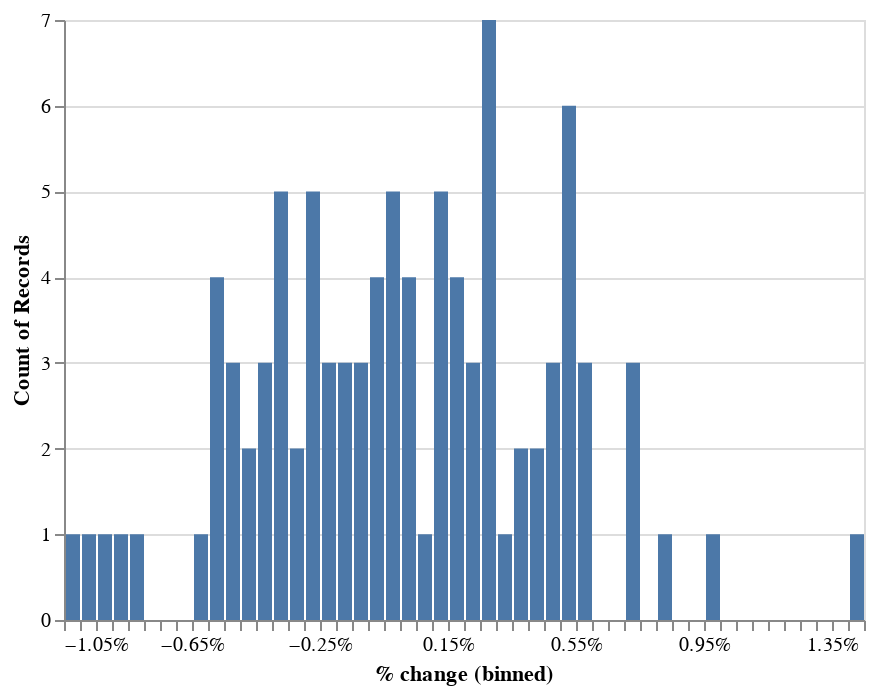

The notebook cell saved with this chart:
### Markdown cell above
Daily returns histogram.

### Code cell
returns_histogram(bt.balance)

### Figure 1 — Vega-Lite specification as saved in the notebook (floating-point values rounded to 4 significant figures)
{"config": {"view": {"continuousWidth": 400, "continuousHeight": 300}}, "data": {"name": "data-0bdbad4e1fbe03986452e1ce0139e2bd"}, "mark": "bar", "encoding": {"x": {"type": "quantitative", "axis": {"format": "%"}, "bin": {"maxbins": 100}, "field": "% change"}, "y": {"type": "quantitative", "aggregate": "count"}}, "$schema": "https://vega.github.io/schema/vega-lite/v4.0.2.json", "datasets": {"data-0bdbad4e1fbe03986452e1ce0139e2bd": [{"total capital": 1000000.0, "cash": 1000000.0, "VOO": null, "TUR": null, "RSX": null, "options qty": null, "calls capital": null, "puts capital": null, "stocks qty": null, "options capital": 0.0, "stocks capital": 0.0, "% change": null, "accumulated return": null}, {"total capital": 999000.0, "cash": 110100.0, "VOO": 199900.0, "TUR": 49990.0, "RSX": 250000.0, "options qty": 2.0, "calls capital": 389100.0, "puts capital": 0.0, "stocks qty": 16190.0, "options capital": 389100.0, "stocks capital": 499900.0, "% change": -0.00097, "accumulated return": 0.999}, {"total capital": 1004000.0, "cash": 110100.0, "VOO": 201100.0, "TUR": 50070.0, "RSX": 251600.0, "options qty": 2.0, "calls capital": 391400.0, "puts capital": 0.0, "stocks qty": 16190.0, "options capital": 391400.0, "stocks capital": 502700.0, "% change": 0.005203, "accumulated return": 1.004}, {"total capital": 1003000.0, "cash": 110100.0, "VOO": 200900.0, "TUR": 49870.0, "RSX": 250600.0, "options qty": 2.0, "calls capital": 391300.0, "puts capital": 0.0, "stocks qty": 16190.0, "options capital": 391300.0, "stocks capital": 501300.0, "% change": -0.001516, "accumulated return": 1.003}, {"total capital": 1003000.0, "cash": 110100.0, "VOO": 201700.0, "TUR": 49370.0, "RSX": 248800.0, "options qty": 2.0, "calls capital": 393200.0, "puts capital": 0.0, "stocks qty": 16190.0, "options capital": 393200.0, "stocks capital": 499900.0, "% change": 0.0004939, "accumulated return": 1.003}, {"total capital": 999600.0, "cash": 110100.0, "VOO": 201000.0, "TUR": 48740.0, "RSX": 247900.0, "options qty": 2.0, "calls capital": 391800.0, "puts capital": 0.0, "stocks qty": 16190.0, "options capital": 391800.0, "stocks capital": 497700.0, "% change": -0.003588, "accumulated return": 0.9996}, {"total capital": 998900.0, "cash": 110100.0, "VOO": 201000.0, "TUR": 47750.0, "RSX": 248400.0, "options qty": 2.0, "calls capital": 391600.0, "puts capital": 0.0, "stocks qty": 16190.0, "options capital": 391600.0, "stocks capital": 497100.0, "% change": -0.0007136, "accumulated return": 0.9989}, {"total capital": 1003000.0, "cash": 110100.0, "VOO": 201600.0, "TUR": 47690.0, "RSX": 251000.0, "options qty": 2.0, "calls capital": 393000.0, "puts capital": 0.0, "stocks qty": 16190.0, "options capital": 393000.0, "stocks capital": 500300.0, "% change": 0.004551, "accumulated return": 1.003}, {"total capital": 1005000.0, "cash": 110100.0, "VOO": 201100.0, "TUR": 50420.0, "RSX": 251000.0, "options qty": 2.0, "calls capital": 391800.0, "puts capital": 0.0, "stocks qty": 16190.0, "options capital": 391800.0, "stocks capital": 502600.0, "% change": 0.001069, "accumulated return": 1.005}, {"total capital": 1004000.0, "cash": 110100.0, "VOO": 201500.0, "TUR": 51840.0, "RSX": 248000.0, "options qty": 2.0, "calls capital": 392800.0, "puts capital": 0.0, "stocks qty": 16190.0, "options capital": 392800.0, "stocks capital": 501400.0, "% change": -0.0001726, "accumulated return": 1.004}, {"total capital": 999700.0, "cash": 110100.0, "VOO": 200800.0, "TUR": 51310.0, "RSX": 246100.0, "options qty": 2.0, "calls capital": 391400.0, "puts capital": 0.0, "stocks qty": 16190.0, "options capital": 391400.0, "stocks capital": 498200.0, "% change": -0.004626, "accumulated return": 0.9997}, {"total capital": 999600.0, "cash": 110100.0, "VOO": 201200.0, "TUR": 51200.0, "RSX": 244900.0, "options qty": 2.0, "calls capital": 392200.0, "puts capital": 0.0, "stocks qty": 16190.0, "options capital": 392200.0, "stocks capital": 497300.0, "% change": -4.232e-05, "accumulated return": 0.9996}, {"total capital": 994500.0, "cash": 110100.0, "VOO": 200600.0, "TUR": 50220.0, "RSX": 242800.0, "options qty": 2.0, "calls capital": 390800.0, "puts capital": 0.0, "stocks qty": 16190.0, "options capital": 390800.0, "stocks capital": 493600.0, "% change": -0.005107, "accumulated return": 0.9945}, {"total capital": 998600.0, "cash": 110100.0, "VOO": 201200.0, "TUR": 51550.0, "RSX": 243700.0, "options qty": 2.0, "calls capital": 392000.0, "puts capital": 0.0, "stocks qty": 16190.0, "options capital": 392000.0, "stocks capital": 496500.0, "% change": 0.004112, "accumulated return": 0.9986}, {"total capital": 999000.0, "cash": 110100.0, "VOO": 200800.0, "TUR": 52140.0, "RSX": 244800.0, "options qty": 2.0, "calls capital": 391200.0, "puts capital": 0.0, "stocks qty": 16190.0, "options capital": 391200.0, "stocks capital": 497700.0, "% change": 0.0004061, "accumulated return": 0.999}, {"total capital": 1006000.0, "cash": 110100.0, "VOO": 202000.0, "TUR": 52250.0, "RSX": 247800.0, "options qty": 2.0, "calls capital": 393900.0, "puts capital": 0.0, "stocks qty": 16190.0, "options capital": 393900.0, "stocks capital": 502100.0, "% change": 0.007061, "accumulated return": 1.006}, {"total capital": 1011000.0, "cash": 110100.0, "VOO": 203700.0, "TUR": 51080.0, "RSX": 248800.0, "options qty": 2.0, "calls capital": 397700.0, "puts capital": 0.0, "stocks qty": 16190.0, "options capital": 397700.0, "stocks capital": 503600.0, "% change": 0.005293, "accumulated return": 1.011}, {"total capital": 1011000.0, "cash": 110100.0, "VOO": 203600.0, "TUR": 50850.0, "RSX": 249100.0, "options qty": 2.0, "calls capital": 397600.0, "puts capital": 0.0, "stocks qty": 16190.0, "options capital": 397600.0, "stocks capital": 503500.0, "% change": -0.0002633, "accumulated return": 1.011}, {"total capital": 1016000.0, "cash": 110100.0, "VOO": 203300.0, "TUR": 50930.0, "RSX": 255300.0, "options qty": 2.0, "calls capital": 396800.0, "puts capital": 0.0, "stocks qty": 16190.0, "options capital": 396800.0, "stocks capital": 509500.0, "% change": 0.005255, "accumulated return": 1.016}, {"total capital": 1011000.0, "cash": 110100.0, "VOO": 202000.0, "TUR": 53480.0, "RSX": 250800.0, "options qty": 2.0, "calls capital": 394100.0, "puts capital": 0.0, "stocks qty": 16190.0, "options capital": 394100.0, "stocks capital": 506300.0, "% change": -0.005854, "accumulated return": 1.011}, {"total capital": 1007000.0, "cash": 110100.0, "VOO": 202000.0, "TUR": 53490.0, "RSX": 247200.0, "options qty": 2.0, "calls capital": 394200.0, "puts capital": 0.0, "stocks qty": 16190.0, "options capital": 394200.0, "stocks capital": 502700.0, "% change": -0.003422, "accumulated return": 1.007}, {"total capital": 1010000.0, "cash": 505100.0, "VOO": 201900.0, "TUR": 50460.0, "RSX": 252400.0, "options qty": 0.0, "calls capital": 0.0, "puts capital": 0.0, "stocks qty": 16220.0, "options capital": 0.0, "stocks capital": 504800.0, "% change": 0.002744, "accumulated return": 1.01}, {"total capital": 1013000.0, "cash": 505100.0, "VOO": 201900.0, "TUR": 51360.0, "RSX": 254400.0, "options qty": 0.0, "calls capital": 0.0, "puts capital": 0.0, "stocks qty": 16220.0, "options capital": 0.0, "stocks capital": 507700.0, "% change": 0.002941, "accumulated return": 1.013}, {"total capital": 1016000.0, "cash": 505100.0, "VOO": 203400.0, "TUR": 52540.0, "RSX": 254800.0, "options qty": 0.0, "calls capital": 0.0, "puts capital": 0.0, "stocks qty": 16220.0, "options capital": 0.0, "stocks capital": 510800.0, "% change": 0.00299, "accumulated return": 1.016}, {"total capital": 1014000.0, "cash": 505100.0, "VOO": 203000.0, "TUR": 52020.0, "RSX": 253600.0, "options qty": 0.0, "calls capital": 0.0, "puts capital": 0.0, "stocks qty": 16220.0, "options capital": 0.0, "stocks capital": 508600.0, "% change": -0.002084, "accumulated return": 1.014}, {"total capital": 1011000.0, "cash": 505100.0, "VOO": 203100.0, "TUR": 51130.0, "RSX": 252100.0, "options qty": 0.0, "calls capital": 0.0, "puts capital": 0.0, "stocks qty": 16220.0, "options capital": 0.0, "stocks capital": 506300.0, "% change": -0.002321, "accumulated return": 1.011}, {"total capital": 1011000.0, "cash": 505100.0, "VOO": 203300.0, "TUR": 52210.0, "RSX": 250800.0, "options qty": 0.0, "calls capital": 0.0, "puts capital": 0.0, "stocks qty": 16220.0, "options capital": 0.0, "stocks capital": 506300.0, "% change": 5.022e-05, "accumulated return": 1.011}, {"total capital": 1014000.0, "cash": 505100.0, "VOO": 204500.0, "TUR": 52990.0, "RSX": 251000.0, "options qty": 0.0, "calls capital": 0.0, "puts capital": 0.0, "stocks qty": 16220.0, "options capital": 0.0, "stocks capital": 508500.0, "% change": 0.002145, "accumulated return": 1.014}, {"total capital": 1017000.0, "cash": 505100.0, "VOO": 205300.0, "TUR": 52240.0, "RSX": 254000.0, "options qty": 0.0, "calls capital": 0.0, "puts capital": 0.0, "stocks qty": 16220.0, "options capital": 0.0, "stocks capital": 511500.0, "% change": 0.002956, "accumulated return": 1.017}, {"total capital": 1018000.0, "cash": 505100.0, "VOO": 206400.0, "TUR": 53030.0, "RSX": 253600.0, "options qty": 0.0, "calls capital": 0.0, "puts capital": 0.0, "stocks qty": 16220.0, "options capital": 0.0, "stocks capital": 513000.0, "% change": 0.001508, "accumulated return": 1.018}, {"total capital": 1019000.0, "cash": 505100.0, "VOO": 207300.0, "TUR": 53000.0, "RSX": 254000.0, "options qty": 0.0, "calls capital": 0.0, "puts capital": 0.0, "stocks qty": 16220.0, "options capital": 0.0, "stocks capital": 514200.0, "% change": 0.001159, "accumulated return": 1.019}, {"total capital": 1019000.0, "cash": 505100.0, "VOO": 208300.0, "TUR": 53110.0, "RSX": 252700.0, "options qty": 0.0, "calls capital": 0.0, "puts capital": 0.0, "stocks qty": 16220.0, "options capital": 0.0, "stocks capital": 514100.0, "% change": -0.0001258, "accumulated return": 1.019}, {"total capital": 1018000.0, "cash": 505100.0, "VOO": 208100.0, "TUR": 52690.0, "RSX": 252300.0, "options qty": 0.0, "calls capital": 0.0, "puts capital": 0.0, "stocks qty": 16220.0, "options capital": 0.0, "stocks capital": 513200.0, "% change": -0.0009156, "accumulated return": 1.018}, {"total capital": 1015000.0, "cash": 505100.0, "VOO": 208500.0, "TUR": 53870.0, "RSX": 248000.0, "options qty": 0.0, "calls capital": 0.0, "puts capital": 0.0, "stocks qty": 16220.0, "options capital": 0.0, "stocks capital": 510300.0, "% change": -0.002775, "accumulated return": 1.015}, {"total capital": 1020000.0, "cash": 505100.0, "VOO": 209700.0, "TUR": 54140.0, "RSX": 250700.0, "options qty": 0.0, "calls capital": 0.0, "puts capital": 0.0, "stocks qty": 16220.0, "options capital": 0.0, "stocks capital": 514500.0, "% change": 0.00412, "accumulated return": 1.02}, {"total capital": 1016000.0, "cash": 505100.0, "VOO": 209600.0, "TUR": 54470.0, "RSX": 246500.0, "options qty": 0.0, "calls capital": 0.0, "puts capital": 0.0, "stocks qty": 16220.0, "options capital": 0.0, "stocks capital": 510500.0, "% change": -0.003899, "accumulated return": 1.016}, {"total capital": 1017000.0, "cash": 505100.0, "VOO": 209700.0, "TUR": 54820.0, "RSX": 247200.0, "options qty": 0.0, "calls capital": 0.0, "puts capital": 0.0, "stocks qty": 16220.0, "options capital": 0.0, "stocks capital": 511700.0, "% change": 0.001158, "accumulated return": 1.017}, {"total capital": 1011000.0, "cash": 505100.0, "VOO": 210000.0, "TUR": 53700.0, "RSX": 242300.0, "options qty": 0.0, "calls capital": 0.0, "puts capital": 0.0, "stocks qty": 16220.0, "options capital": 0.0, "stocks capital": 505900.0, "% change": -0.005683, "accumulated return": 1.011}, {"total capital": 1009000.0, "cash": 505100.0, "VOO": 210300.0, "TUR": 53240.0, "RSX": 240600.0, "options qty": 0.0, "calls capital": 0.0, "puts capital": 0.0, "stocks qty": 16220.0, "options capital": 0.0, "stocks capital": 504100.0, "% change": -0.001771, "accumulated return": 1.009}, {"total capital": 1003000.0, "cash": 505100.0, "VOO": 209700.0, "TUR": 52490.0, "RSX": 235700.0, "options qty": 0.0, "calls capital": 0.0, "puts capital": 0.0, "stocks qty": 16220.0, "options capital": 0.0, "stocks capital": 497900.0, "% change": -0.006216, "accumulated return": 1.003}, {"total capital": 1011000.0, "cash": 127500.0, "VOO": 202200.0, "TUR": 50570.0, "RSX": 252900.0, "options qty": 2.0, "calls capital": 378000.0, "puts capital": 10.0, "stocks qty": 16780.0, "options capital": 378000.0, "stocks capital": 505800.0, "% change": 0.008268, "accumulated return": 1.011}, {"total capital": 1001000.0, "cash": 127500.0, "VOO": 201100.0, "TUR": 49550.0, "RSX": 247900.0, "options qty": 2.0, "calls capital": 375100.0, "puts capital": 10.0, "stocks qty": 16780.0, "options capital": 375100.0, "stocks capital": 498500.0, "% change": -0.01, "accumulated return": 1.001}, {"total capital": 1007000.0, "cash": 127500.0, "VOO": 201200.0, "TUR": 50170.0, "RSX": 252700.0, "options qty": 2.0, "calls capital": 375300.0, "puts capital": 10.0, "stocks qty": 16780.0, "options capital": 375300.0, "stocks capital": 504000.0, "% change": 0.005697, "accumulated return": 1.007}, {"total capital": 1003000.0, "cash": 127500.0, "VOO": 200500.0, "TUR": 50700.0, "RSX": 250100.0, "options qty": 2.0, "calls capital": 374000.0, "puts capital": 10.0, "stocks qty": 16780.0, "options capital": 374000.0, "stocks capital": 501400.0, "% change": -0.003963, "accumulated return": 1.003}, {"total capital": 997900.0, "cash": 127500.0, "VOO": 199900.0, "TUR": 51120.0, "RSX": 246800.0, "options qty": 2.0, "calls capital": 372500.0, "puts capital": 10.0, "stocks qty": 16780.0, "options capital": 372600.0, "stocks capital": 497900.0, "% change": -0.004908, "accumulated return": 0.9979}, {"total capital": 988300.0, "cash": 127500.0, "VOO": 199500.0, "TUR": 49010.0, "RSX": 240500.0, "options qty": 2.0, "calls capital": 371800.0, "puts capital": 10.0, "stocks qty": 16780.0, "options capital": 371800.0, "stocks capital": 489100.0, "% change": -0.009604, "accumulated return": 0.9883}, {"total capital": 985400.0, "cash": 127500.0, "VOO": 199700.0, "TUR": 48400.0, "RSX": 237700.0, "options qty": 2.0, "calls capital": 372100.0, "puts capital": 10.0, "stocks qty": 16780.0, "options capital": 372100.0, "stocks capital": 485800.0, "% change": -0.002956, "accumulated return": 0.9854}, {"total capital": 990500.0, "cash": 127500.0, "VOO": 200400.0, "TUR": 49600.0, "RSX": 239700.0, "options qty": 2.0, "calls capital": 373300.0, "puts capital": 10.0, "stocks qty": 16780.0, "options capital": 373300.0, "stocks capital": 489700.0, "% change": 0.005198, "accumulated return": 0.9905}, {"total capital": 995900.0, "cash": 127500.0, "VOO": 200500.0, "TUR": 49460.0, "RSX": 244500.0, "options qty": 2.0, "calls capital": 373900.0, "puts capital": 10.0, "stocks qty": 16780.0, "options capital": 374000.0, "stocks capital": 494500.0, "% change": 0.005444, "accumulated return": 0.9959}, {"total capital": 990100.0, "cash": 127500.0, "VOO": 199900.0, "TUR": 49190.0, "RSX": 241000.0, "options qty": 2.0, "calls capital": 372500.0, "puts capital": 10.0, "stocks qty": 16780.0, "options capital": 372500.0, "stocks capital": 490100.0, "% change": -0.005833, "accumulated return": 0.9901}, {"total capital": 1004000.0, "cash": 127500.0, "VOO": 201500.0, "TUR": 50720.0, "RSX": 248400.0, "options qty": 2.0, "calls capital": 376100.0, "puts capital": 10.0, "stocks qty": 16780.0, "options capital": 376100.0, "stocks capital": 500600.0, "% change": 0.01426, "accumulated return": 1.004}, {"total capital": 1007000.0, "cash": 127500.0, "VOO": 201200.0, "TUR": 51490.0, "RSX": 251100.0, "options qty": 2.0, "calls capital": 375700.0, "puts capital": 10.0, "stocks qty": 16780.0, "options capital": 375700.0, "stocks capital": 503800.0, "% change": 0.002747, "accumulated return": 1.007}, {"total capital": 1012000.0, "cash": 127500.0, "VOO": 200800.0, "TUR": 51600.0, "RSX": 256800.0, "options qty": 2.0, "calls capital": 374900.0, "puts capital": 10.0, "stocks qty": 16780.0, "options capital": 375000.0, "stocks capital": 509100.0, "% change": 0.00457, "accumulated return": 1.012}, {"total capital": 1010000.0, "cash": 127500.0, "VOO": 200600.0, "TUR": 51890.0, "RSX": 256400.0, "options qty": 2.0, "calls capital": 373900.0, "puts capital": 0.0, "stocks qty": 16780.0, "options capital": 373900.0, "stocks capital": 508800.0, "% change": -0.001358, "accumulated return": 1.01}, {"total capital": 1001000.0, "cash": 127500.0, "VOO": 198000.0, "TUR": 51120.0, "RSX": 256000.0, "options qty": 2.0, "calls capital": 368100.0, "puts capital": 0.0, "stocks qty": 16780.0, "options capital": 368100.0, "stocks capital": 505200.0, "% change": -0.009316, "accumulated return": 1.001}, {"total capital": 1003000.0, "cash": 127500.0, "VOO": 198500.0, "TUR": 51170.0, "RSX": 256900.0, "options qty": 2.0, "calls capital": 368700.0, "puts capital": 0.0, "stocks qty": 16780.0, "options capital": 368700.0, "stocks capital": 506500.0, "% change": 0.001844, "accumulated return": 1.003}, {"total capital": 1001000.0, "cash": 127500.0, "VOO": 198200.0, "TUR": 50910.0, "RSX": 255900.0, "options qty": 2.0, "calls capital": 368000.0, "puts capital": 0.0, "stocks qty": 16780.0, "options capital": 368000.0, "stocks capital": 505100.0, "% change": -0.002054, "accumulated return": 1.001}, {"total capital": 1004000.0, "cash": 127500.0, "VOO": 198200.0, "TUR": 51740.0, "RSX": 257500.0, "options qty": 2.0, "calls capital": 368800.0, "puts capital": 0.0, "stocks qty": 16780.0, "options capital": 368800.0, "stocks capital": 507400.0, "% change": 0.003103, "accumulated return": 1.004}, {"total capital": 999300.0, "cash": 127500.0, "VOO": 197900.0, "TUR": 51350.0, "RSX": 254900.0, "options qty": 2.0, "calls capital": 367700.0, "puts capital": 0.0, "stocks qty": 16780.0, "options capital": 367700.0, "stocks capital": 504100.0, "% change": -0.004382, "accumulated return": 0.9993}, {"total capital": 1004000.0, "cash": 127500.0, "VOO": 199300.0, "TUR": 50320.0, "RSX": 256000.0, "options qty": 2.0, "calls capital": 370700.0, "puts capital": 0.0, "stocks qty": 16780.0, "options capital": 370700.0, "stocks capital": 505700.0, "% change": 0.004549, "accumulated return": 1.004}, {"total capital": 1006000.0, "cash": 127500.0, "VOO": 199600.0, "TUR": 50550.0, "RSX": 256400.0, "options qty": 2.0, "calls capital": 371600.0, "puts capital": 0.0, "stocks qty": 16780.0, "options capital": 371600.0, "stocks capital": 506600.0, "% change": 0.001783, "accumulated return": 1.006}, {"total capital": 1009000.0, "cash": 127500.0, "VOO": 200200.0, "TUR": 50460.0, "RSX": 258400.0, "options qty": 2.0, "calls capital": 372700.0, "puts capital": 0.0, "stocks qty": 16780.0, "options capital": 372700.0, "stocks capital": 509000.0, "% change": 0.003557, "accumulated return": 1.009}, {"total capital": 1004000.0, "cash": 127500.0, "VOO": 199700.0, "TUR": 50430.0, "RSX": 254100.0, "options qty": 2.0, "calls capital": 372000.0, "puts capital": 0.0, "stocks qty": 16780.0, "options capital": 372000.0, "stocks capital": 504200.0, "% change": -0.00548, "accumulated return": 1.004}, {"total capital": 1006000.0, "cash": 503100.0, "VOO": 201100.0, "TUR": 50290.0, "RSX": 251500.0, "options qty": 0.0, "calls capital": 0.0, "puts capital": 0.0, "stocks qty": 16460.0, "options capital": 0.0, "stocks capital": 502800.0, "% change": 0.002303, "accumulated return": 1.006}, {"total capital": 1008000.0, "cash": 503100.0, "VOO": 201200.0, "TUR": 49880.0, "RSX": 254000.0, "options qty": 0.0, "calls capital": 0.0, "puts capital": 0.0, "stocks qty": 16460.0, "options capital": 0.0, "stocks capital": 505100.0, "% change": 0.002215, "accumulated return": 1.008}, {"total capital": 1009000.0, "cash": 503100.0, "VOO": 200600.0, "TUR": 49660.0, "RSX": 255900.0, "options qty": 0.0, "calls capital": 0.0, "puts capital": 0.0, "stocks qty": 16460.0, "options capital": 0.0, "stocks capital": 506200.0, "% change": 0.001075, "accumulated return": 1.009}, {"total capital": 1009000.0, "cash": 503100.0, "VOO": 201100.0, "TUR": 49530.0, "RSX": 255700.0, "options qty": 0.0, "calls capital": 0.0, "puts capital": 0.0, "stocks qty": 16460.0, "options capital": 0.0, "stocks capital": 506300.0, "% change": 0.0001531, "accumulated return": 1.009}, {"total capital": 1001000.0, "cash": 503100.0, "VOO": 200900.0, "TUR": 49440.0, "RSX": 247500.0, "options qty": 0.0, "calls capital": 0.0, "puts capital": 0.0, "stocks qty": 16460.0, "options capital": 0.0, "stocks capital": 497900.0, "% change": -0.008367, "accumulated return": 1.001}, {"total capital": 996600.0, "cash": 503100.0, "VOO": 201000.0, "TUR": 50910.0, "RSX": 241500.0, "options qty": 0.0, "calls capital": 0.0, "puts capital": 0.0, "stocks qty": 16460.0, "options capital": 0.0, "stocks capital": 493500.0, "% change": -0.004391, "accumulated return": 0.9966}, {"total capital": 999200.0, "cash": 503100.0, "VOO": 200800.0, "TUR": 51500.0, "RSX": 243800.0, "options qty": 0.0, "calls capital": 0.0, "puts capital": 0.0, "stocks qty": 16460.0, "options capital": 0.0, "stocks capital": 496100.0, "% change": 0.00263, "accumulated return": 0.9992}, {"total capital": 995300.0, "cash": 503100.0, "VOO": 200000.0, "TUR": 52130.0, "RSX": 240100.0, "options qty": 0.0, "calls capital": 0.0, "puts capital": 0.0, "stocks qty": 16460.0, "options capital": 0.0, "stocks capital": 492200.0, "% change": -0.003925, "accumulated return": 0.9953}, {"total capital": 993800.0, "cash": 503100.0, "VOO": 198600.0, "TUR": 51010.0, "RSX": 241000.0, "options qty": 0.0, "calls capital": 0.0, "puts capital": 0.0, "stocks qty": 16460.0, "options capital": 0.0, "stocks capital": 490700.0, "% change": -0.001498, "accumulated return": 0.9938}, {"total capital": 998800.0, "cash": 503100.0, "VOO": 200400.0, "TUR": 50940.0, "RSX": 244400.0, "options qty": 0.0, "calls capital": 0.0, "puts capital": 0.0, "stocks qty": 16460.0, "options capital": 0.0, "stocks capital": 495700.0, "% change": 0.005066, "accumulated return": 0.9988}, {"total capital": 995400.0, "cash": 503100.0, "VOO": 199800.0, "TUR": 51970.0, "RSX": 240400.0, "options qty": 0.0, "calls capital": 0.0, "puts capital": 0.0, "stocks qty": 16460.0, "options capital": 0.0, "stocks capital": 492200.0, "% change": -0.00348, "accumulated return": 0.9954}, {"total capital": 991500.0, "cash": 503100.0, "VOO": 199400.0, "TUR": 51230.0, "RSX": 237800.0, "options qty": 0.0, "calls capital": 0.0, "puts capital": 0.0, "stocks qty": 16460.0, "options capital": 0.0, "stocks capital": 488400.0, "% change": -0.003842, "accumulated return": 0.9915}, {"total capital": 998600.0, "cash": 503100.0, "VOO": 201000.0, "TUR": 52800.0, "RSX": 241600.0, "options qty": 0.0, "calls capital": 0.0, "puts capital": 0.0, "stocks qty": 16460.0, "options capital": 0.0, "stocks capital": 495500.0, "% change": 0.007104, "accumulated return": 0.9986}, {"total capital": 998500.0, "cash": 503100.0, "VOO": 200400.0, "TUR": 52980.0, "RSX": 242000.0, "options qty": 0.0, "calls capital": 0.0, "puts capital": 0.0, "stocks qty": 16460.0, "options capital": 0.0, "stocks capital": 495400.0, "% change": -4.351e-05, "accumulated return": 0.9985}, {"total capital": 1009000.0, "cash": 503100.0, "VOO": 202600.0, "TUR": 55060.0, "RSX": 247800.0, "options qty": 0.0, "calls capital": 0.0, "puts capital": 0.0, "stocks qty": 16460.0, "options capital": 0.0, "stocks capital": 505400.0, "% change": 0.009998, "accumulated return": 1.009}, {"total capital": 1012000.0, "cash": 503100.0, "VOO": 203800.0, "TUR": 55350.0, "RSX": 249900.0, "options qty": 0.0, "calls capital": 0.0, "puts capital": 0.0, "stocks qty": 16460.0, "options capital": 0.0, "stocks capital": 509100.0, "% change": 0.003645, "accumulated return": 1.012}, {"total capital": 1010000.0, "cash": 503100.0, "VOO": 203600.0, "TUR": 55180.0, "RSX": 247600.0, "options qty": 0.0, "calls capital": 0.0, "puts capital": 0.0, "stocks qty": 16460.0, "options capital": 0.0, "stocks capital": 506500.0, "% change": -0.002569, "accumulated return": 1.01}, {"total capital": 1013000.0, "cash": 503100.0, "VOO": 203800.0, "TUR": 55420.0, "RSX": 250200.0, "options qty": 0.0, "calls capital": 0.0, "puts capital": 0.0, "stocks qty": 16460.0, "options capital": 0.0, "stocks capital": 509400.0, "% change": 0.002892, "accumulated return": 1.013}, {"total capital": 1013000.0, "cash": 503100.0, "VOO": 203400.0, "TUR": 55770.0, "RSX": 250900.0, "options qty": 0.0, "calls capital": 0.0, "puts capital": 0.0, "stocks qty": 16460.0, "options capital": 0.0, "stocks capital": 510100.0, "% change": 0.0006723, "accumulated return": 1.013}, {"total capital": 1014000.0, "cash": 507300.0, "VOO": 202900.0, "TUR": 50710.0, "RSX": 253600.0, "options qty": 0.0, "calls capital": 0.0, "puts capital": 0.0, "stocks qty": 16420.0, "options capital": 0.0, "stocks capital": 507200.0, "% change": 0.001256, "accumulated return": 1.014}, {"total capital": 1013000.0, "cash": 507300.0, "VOO": 202900.0, "TUR": 51010.0, "RSX": 251700.0, "options qty": 0.0, "calls capital": 0.0, "puts capital": 0.0, "stocks qty": 16420.0, "options capital": 0.0, "stocks capital": 505600.0, "% change": -0.001554, "accumulated return": 1.013}, {"total capital": 1007000.0, "cash": 507300.0, "VOO": 202700.0, "TUR": 50510.0, "RSX": 246900.0, "options qty": 0.0, "calls capital": 0.0, "puts capital": 0.0, "stocks qty": 16420.0, "options capital": 0.0, "stocks capital": 500200.0, "% change": -0.005352, "accumulated return": 1.007}, {"total capital": 1002000.0, "cash": 507300.0, "VOO": 202900.0, "TUR": 49730.0, "RSX": 242000.0, "options qty": 0.0, "calls capital": 0.0, "puts capital": 0.0, "stocks qty": 16420.0, "options capital": 0.0, "stocks capital": 494600.0, "% change": -0.005515, "accumulated return": 1.002}, {"total capital": 1008000.0, "cash": 507300.0, "VOO": 203700.0, "TUR": 50790.0, "RSX": 245900.0, "options qty": 0.0, "calls capital": 0.0, "puts capital": 0.0, "stocks qty": 16420.0, "options capital": 0.0, "stocks capital": 500400.0, "% change": 0.005737, "accumulated return": 1.008}, {"total capital": 1005000.0, "cash": 507300.0, "VOO": 203700.0, "TUR": 49610.0, "RSX": 244300.0, "options qty": 0.0, "calls capital": 0.0, "puts capital": 0.0, "stocks qty": 16420.0, "options capital": 0.0, "stocks capital": 497600.0, "% change": -0.00272, "accumulated return": 1.005}, {"total capital": 1007000.0, "cash": 507300.0, "VOO": 203500.0, "TUR": 49970.0, "RSX": 246000.0, "options qty": 0.0, "calls capital": 0.0, "puts capital": 0.0, "stocks qty": 16420.0, "options capital": 0.0, "stocks capital": 499400.0, "% change": 0.001784, "accumulated return": 1.007}, {"total capital": 1012000.0, "cash": 507300.0, "VOO": 203900.0, "TUR": 51290.0, "RSX": 250000.0, "options qty": 0.0, "calls capital": 0.0, "puts capital": 0.0, "stocks qty": 16420.0, "options capital": 0.0, "stocks capital": 505100.0, "% change": 0.005652, "accumulated return": 1.012}, {"total capital": 1011000.0, "cash": 507300.0, "VOO": 203400.0, "TUR": 50720.0, "RSX": 250000.0, "options qty": 0.0, "calls capital": 0.0, "puts capital": 0.0, "stocks qty": 16420.0, "options capital": 0.0, "stocks capital": 504100.0, "% change": -0.0009675, "accumulated return": 1.011}, {"total capital": 1009000.0, "cash": 507300.0, "VOO": 203100.0, "TUR": 50620.0, "RSX": 247600.0, "options qty": 0.0, "calls capital": 0.0, "puts capital": 0.0, "stocks qty": 16420.0, "options capital": 0.0, "stocks capital": 501300.0, "% change": -0.002805, "accumulated return": 1.009}, {"total capital": 1016000.0, "cash": 507300.0, "VOO": 204200.0, "TUR": 51700.0, "RSX": 252800.0, "options qty": 0.0, "calls capital": 0.0, "puts capital": 0.0, "stocks qty": 16420.0, "options capital": 0.0, "stocks capital": 508600.0, "% change": 0.007243, "accumulated return": 1.016}, {"total capital": 1015000.0, "cash": 507300.0, "VOO": 204100.0, "TUR": 51810.0, "RSX": 251400.0, "options qty": 0.0, "calls capital": 0.0, "puts capital": 0.0, "stocks qty": 16420.0, "options capital": 0.0, "stocks capital": 507400.0, "% change": -0.001233, "accumulated return": 1.015}, {"total capital": 1006000.0, "cash": 507300.0, "VOO": 200500.0, "TUR": 50660.0, "RSX": 247100.0, "options qty": 0.0, "calls capital": 0.0, "puts capital": 0.0, "stocks qty": 16420.0, "options capital": 0.0, "stocks capital": 498200.0, "% change": -0.008995, "accumulated return": 1.006}, {"total capital": 1001000.0, "cash": 507300.0, "VOO": 201200.0, "TUR": 49850.0, "RSX": 243000.0, "options qty": 0.0, "calls capital": 0.0, "puts capital": 0.0, "stocks qty": 16420.0, "options capital": 0.0, "stocks capital": 494000.0, "% change": -0.004165, "accumulated return": 1.001}]}}
